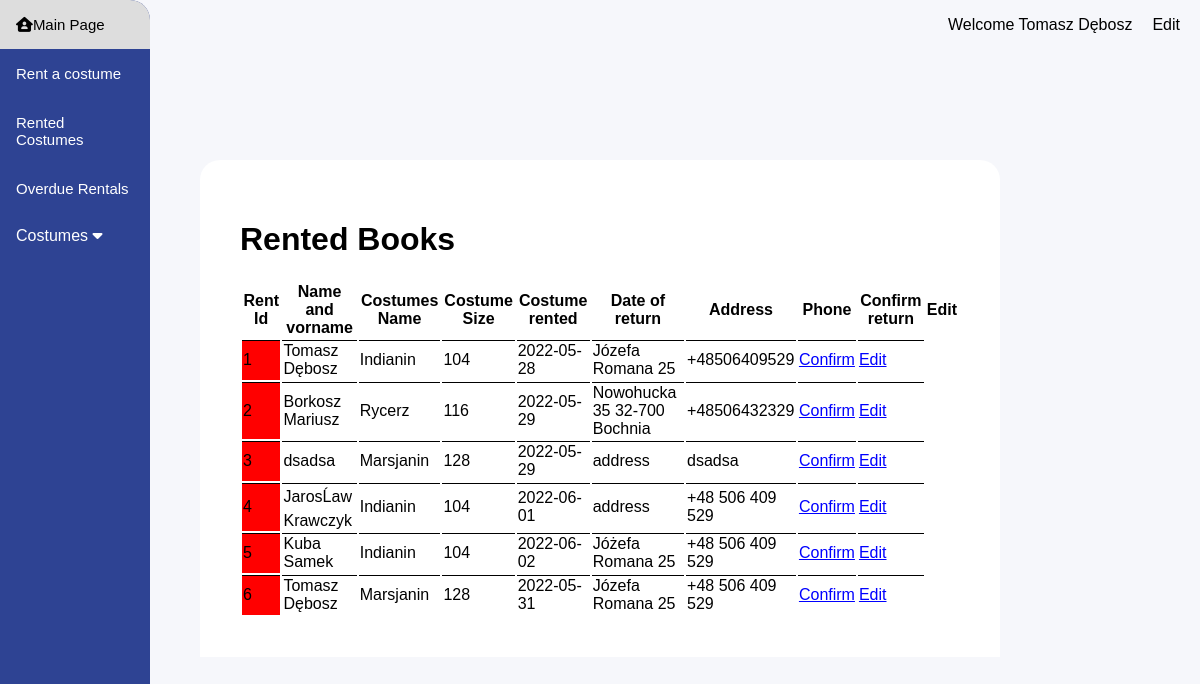
Screenshot of /rented.php (signed in) with the database file from the repository.
### tables this page shows
CREATE TABLE `rentals` (
  `id_rent` int(11) NOT NULL,
  `name` varchar(40) NOT NULL,
  `date_rent` date NOT NULL,
  `date_return` date NOT NULL,
  `costume_id` varchar(5) NOT NULL,
  `price` varchar(10) NOT NULL,
  `phone` varchar(20) NOT NULL,
  `address` varchar(40) NOT NULL,
  `status` varchar(10) NOT NULL
);

CREATE TABLE `costumes` (
  `id_product` int(11) NOT NULL,
  `number` varchar(100) NOT NULL,
  `name_costume` varchar(100) NOT NULL,
  `size` varchar(100) NOT NULL,
  `price` varchar(100) NOT NULL,
  `quantity` varchar(100) NOT NULL,
  `category_id` varchar(100) NOT NULL,
  `img` varchar(100) NOT NULL
);

### rented.php (the view, shortened to what this page needs)
<?php
    $site_title="Rented Books";
    require_once ('includes/config.php');
    $conn = new mysqli($servername, $username, $password, $db_name);
    $conn->set_charset("utf8");
    $sql ="SELECT rentals.id_rent, rentals.name, rentals.date_return, rentals.price, rentals.phone, rentals.address, costumes.id_product, costumes.name_costume, costumes.size, rentals.status
    FROM rentals
    INNER JOIN costumes
    ON rentals.costume_id = costumes.id_product";
    $results = $conn->query($sql);
?>
<!DOCTYPE html>
<html lang="en">
<head>
    <?php include ('includes/head.php') ?>
</head>
<body>
<?php include('includes/header.php') ?>
    <div class="content">
        <?php include('includes/navbar-top.php') ?>
        <div class="list">
            <h1><?php echo $site_title; ?></h1>
            <table>
                <thead>
                    <th>Rent Id</th>
                    <th>Name and vorname</th>
                    <th>Costumes Name</th>
                    <th>Costume Size</th>
                    <th>Costume rented</th>
                    <th>Date of return</th>
                    <th>Address</td>
                    <th>Phone</td>
                    <th>Confirm return</th>
                    <th>Edit</th>
                </thead>
                <?php
                    if($results->num_rows>0) {
                        while($row = $results->fetch_assoc()) {
                            if ($row['status'] == "rented"){
                                echo ' <tr>
                                <td>'.$row['id_rent'].'</td>
                                <td>'.$row['name'].'</td>
                                <td>'.$row['name_costume'].'</td>
                                <td>'.$row['size'].'</td>
                                <td>'.$row['date_return'].'</td>
                                <td>'.$row['address'].'</td>
                                <td>'.$row['phone'].'</td>
                                <td><a href="functions/confirm.php?id='.$row['id_rent'].'&status=done&product='.$row['id_product'].'">Confirm</a></td>
                                <td><a href="functions/edit.php?id='.$row['id_rent'].'">Edit</a></td>
                            </tr>
                            ';
                            }
                            elseif ($row['status'] == "overdue"){
                                echo ' <tr>
                                <td style="background-color: red;">'.$row['id_rent'].'</td>
                                <td>'.$row['name'].'</td>
                                <td>'.$row['name_costume'].'</td>
                                <td>'.$row['size'].'</td>
                                <td>'.$row['date_return'].'</td>
                                <td>'.$row['address'].'</td>
                                <td>'.$row['phone'].'</td>
                                <td><a href="functions/confirm.php?id='.$row['id_rent'].'&status=done&product='.$row['id_product'].'">Confirm</a></td>
                                <td><a href="functions/edit.php?id='.$row['id_rent'].'&product='.$row['id_product'].'">Edit</a></td>
                            </tr>
                            ';
                            }
                        }
                    }
                ?>
            </table>
        </div>
    </div>
</body>
</html>

### styles/style.css (style rules this page uses)
* { -webkit-box-sizing: border-box; box-sizing: border-box; }
body { margin: 0; font-family: Arial, Helvetica, sans-serif; background-color: #f6f7fb; }
.content .list { margin-left: 200px; margin-right: 200px; margin-top: 100px; padding: 40px; border-top-left-radius: 20px; border-top-right-radius: 20px; background-color: white; }
.content .list table { width: 100%; }
.content .list tr { height: 40px; }
.content .list td { border-top: 1px solid black; }
.content .list a { color: blue; }

### rows the page displays
rentals: id_rent "1", name "Tomasz Dębosz", costume.name_costume "Indianin", costume.size "104", date_return "2022-05-28", address "Józefa Romana 25", phone "+48506409529"
rentals: id_rent "2", name "Borkosz Mariusz", costume.name_costume "Rycerz", costume.size "116", date_return "2022-05-29", address "Nowohucka 35 32-700 Bochnia", phone "+48506432329"
rentals: id_rent "3", name "dsadsa", costume.name_costume "Marsjanin", costume.size "128", date_return "2022-05-29", address "address", phone "dsadsa"
rentals: id_rent "4", name "JarosĹaw Krawczyk", costume.name_costume "Indianin", costume.size "104", date_return "2022-06-01", address "address", phone "+48 506 409 529"
rentals: id_rent "5", name "Kuba Samek", costume.name_costume "Indianin", costume.size "104", date_return "2022-06-02", address "Jóżefa Romana 25", phone "+48 506 409 529"
rentals: id_rent "6", name "Tomasz Dębosz", costume.name_costume "Marsjanin", costume.size "128", date_return "2022-05-31", address "Józefa Romana 25", phone "+48 506 409 529"

### other values shown
$site_title "Rented Books"
